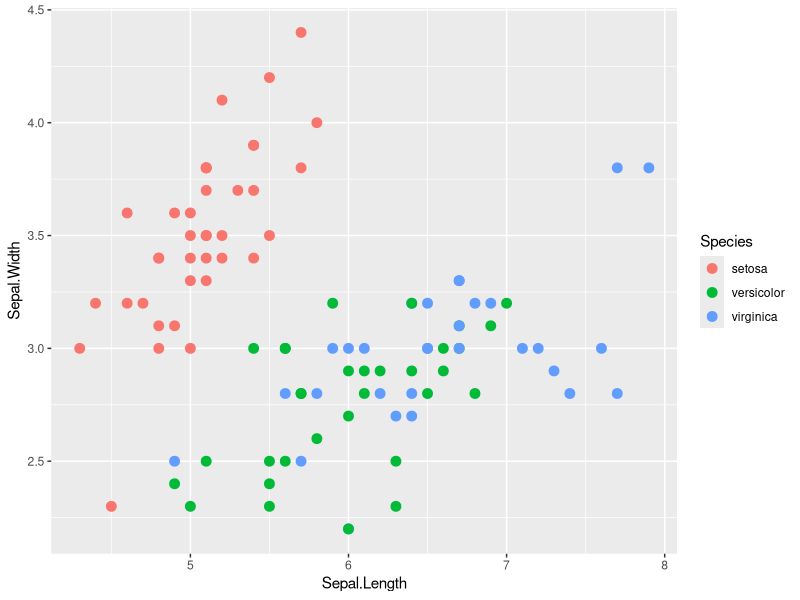
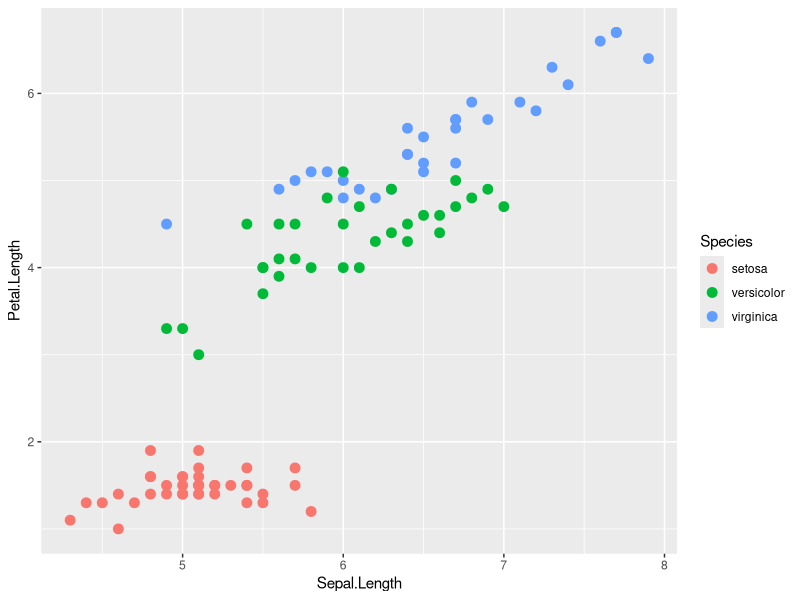
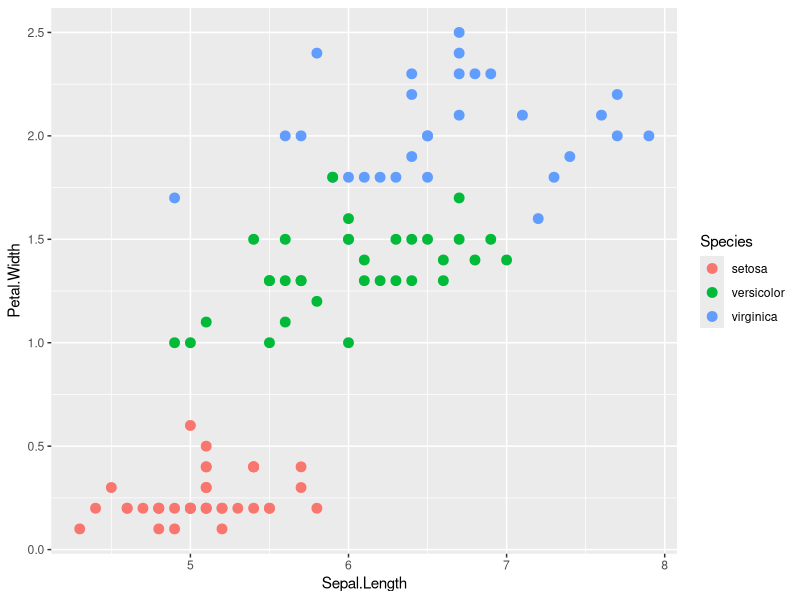
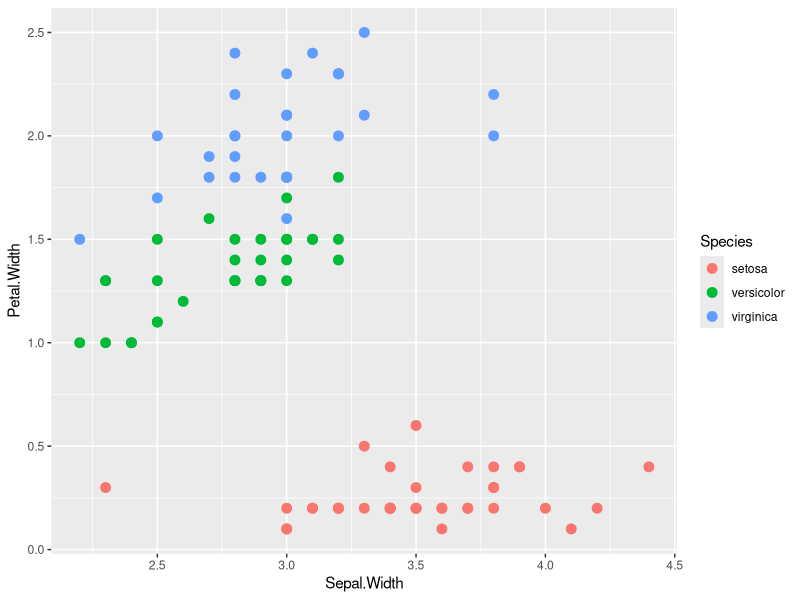
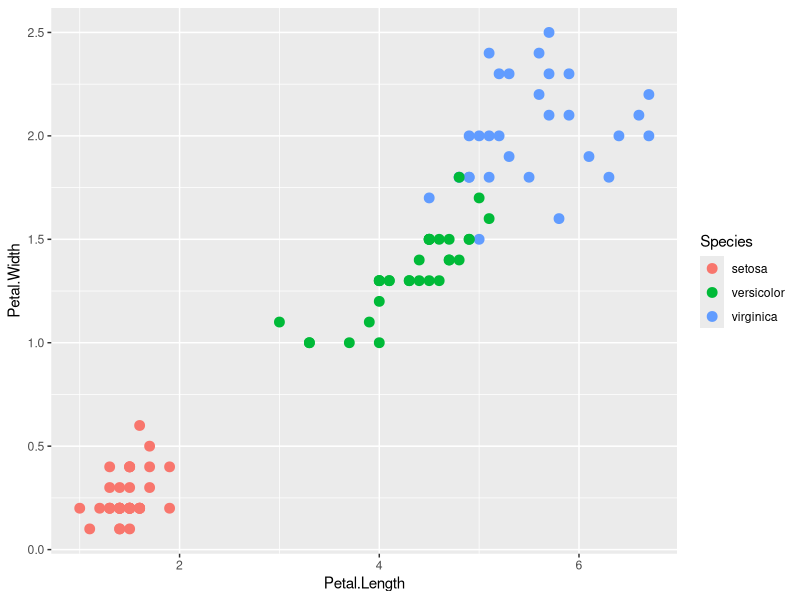

Write the R code that produced these figures, in order. (Note: this script raises an error after producing the figures.)
# Iris example
# Predicting species from Sepal.Length, Sepal.Width, Petal.Length and Petal.Width

#====================================================================
# Load Packages

lapply(c(
    "data.table", 
    "ggplot2", 
    "xgboost"
), require, character.only=T)

#====================================================================
# Load Data

train <- fread("_data/train.csv")
test <- fread("_data/test.csv")

# Convert Species to Factor Type
train[, Species := factor(Species, levels = c("setosa", "versicolor", "virginica"))]

#=====================================================================
# Explore

#---------------------------------------------------------------------
# Overall distribution of Species

train[, list(.N, Pcnt = .N/nrow(train)), keyby=Species]

#---------------------------------------------------------------------
# A vs B vs Species

# Sepal.Length vs Sepal.Width
ggplot(train, aes(x=Sepal.Length, y=Sepal.Width, color=Species)) + geom_point(size = 3)

# Sepal.Length vs Petal.Length
ggplot(train, aes(x=Sepal.Length, y=Petal.Length, color=Species)) + geom_point(size = 3)

# Sepal.Length vs Petal.Width
ggplot(train, aes(x=Sepal.Length, y=Petal.Width, color=Species)) + geom_point(size = 3)

# Sepal.Width vs Petal.Width
ggplot(train, aes(x=Sepal.Width, y=Petal.Width, color=Species)) + geom_point(size = 3)

# Petal.Length vs Petal.Width
ggplot(train, aes(x=Petal.Length, y=Petal.Width, color=Species)) + geom_point(size = 3)

#========================================================================
# xgboost

#------------------------------------------------------------------------
# Build matrix of training features

train_X <- as.matrix(train[, !"Species", with=FALSE])

# Build 1-column matrix of training samples (convert labels to 0, 1, ... to 
# satisfy xgboost's required input format)

train_y <- as.matrix(as.integer(train$Species)-1) # (setosa = 0, versicolor = 1, viginica = 2)

#-----------------------------------------------------------------------
# Train Model

bst <- xgboost(
    data = train_X, 
    label = train_y, 
    max.depth = 2, 
    eta = 1, 
    nround = 10, 
    nthread = 2, 
    num_class = 3, 
    objective = "multi:softprob"
)

#-----------------------------------------------------------------------
# Predict, Pred Data

# Build matrix of test features
test_X <- as.matrix(test[, !"Species", with=FALSE])

# Get Predictions

probas <- predict(bst, test_X) # Predicted probabilites. (Prob(setosa) = e[1, 4, 7, ...], Prob(versicolor) = e[2, 5, 8, ...], ...)
preds <- data.table(
    Setosa = probas[seq(1, nrow(test))*3 -2], 
    Versicolor = probas[seq(1, nrow(test))*3 - 1], 
    Virginica = probas[seq(1, nrow(test))*3 - 0]
)
preds[, Prediction := which.max(c(Setosa, Versicolor, Virginica)), by = seq_len(nrow(preds))]
preds[, Prediction := factor(levels(train$Species)[Prediction])]

#-------------------------------------------
# Compare predictions to true results

results <- cbind(test, preds)
results

#-------------------------------------------
# Feature Imortance

importance_matrix <- xgb.importance(model = bst, colnames(train_X))
importance_matrix






















